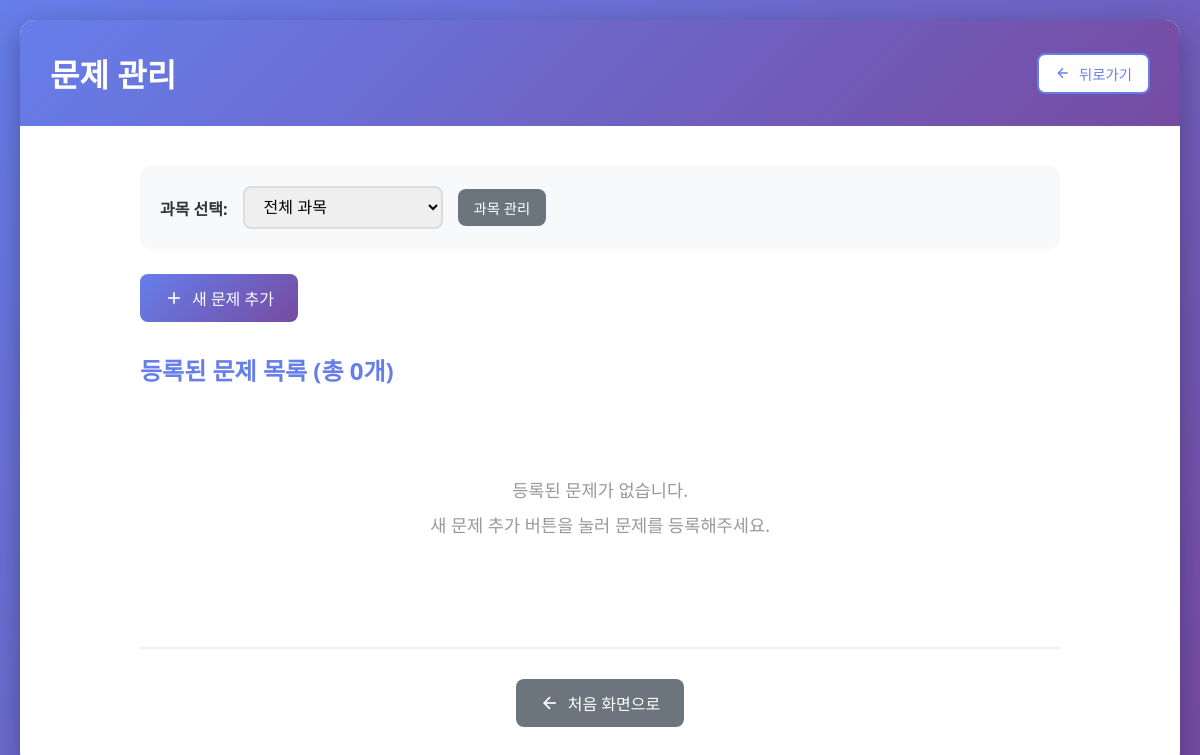
Before: /admin?subject_id=2 with the older database file.
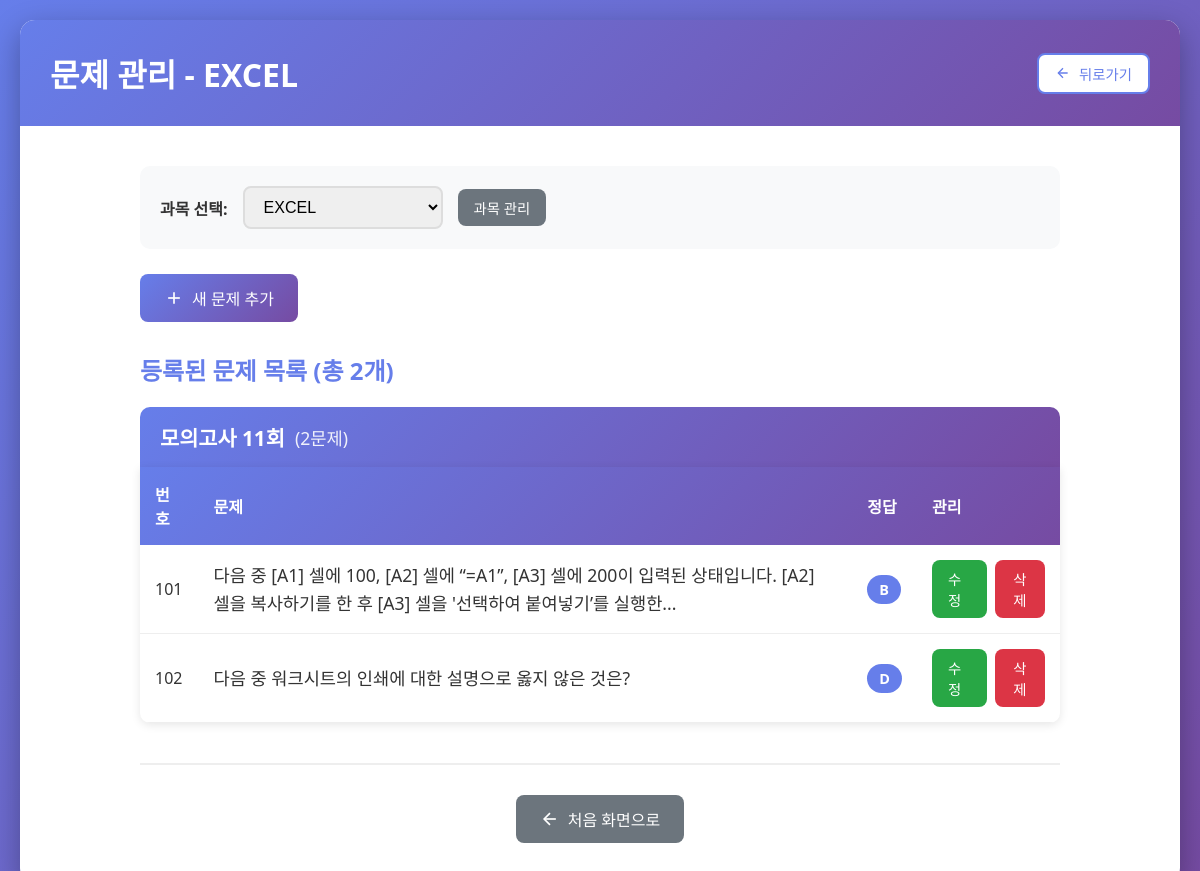
After: the same page with the newer database file.
### tables this page shows
CREATE TABLE subjects (
            id INTEGER PRIMARY KEY AUTOINCREMENT,
            name TEXT NOT NULL UNIQUE,
            description TEXT,
            created_at TIMESTAMP DEFAULT CURRENT_TIMESTAMP
        );

CREATE TABLE questions (
            id INTEGER PRIMARY KEY AUTOINCREMENT,
            question_text TEXT NOT NULL,
            option_a TEXT NOT NULL,
            option_b TEXT NOT NULL,
            option_c TEXT NOT NULL,
            option_d TEXT NOT NULL,
            correct_answer TEXT NOT NULL,
            explanation TEXT,
            explanation_image TEXT
        , exam_set INTEGER DEFAULT 1, question_image TEXT, option_a_image TEXT, option_b_image TEXT, option_c_image TEXT, option_d_image TEXT, explanation_images TEXT, subject_id INTEGER, explanation_video TEXT);

### app.py (the view, shortened to what this page needs)
@app.route('/admin')
def admin():
    subject_id = request.args.get('subject_id', type=int)
    subjects = db.get_all_subjects()
    if subject_id:
        exam_sets = db.get_exam_sets_by_subject(subject_id)
        questions_by_set = {}
        for exam_set in exam_sets:
            questions_by_set[exam_set] = db.get_questions_by_subject_and_exam_set(subject_id, exam_set)
        questions = []
        for q_list in questions_by_set.values():
            questions.extend(q_list)
        current_subject = db.get_subject_by_id(subject_id)
    return render_template('admin.html',
                         questions=questions,
                         questions_by_set=questions_by_set,
                         exam_sets=exam_sets,
                         subjects=subjects,
                         current_subject=current_subject,
                         current_subject_id=subject_id)

### database.py (called while the page is built)
def get_all_subjects():
    conn = sqlite3.connect(DATABASE_PATH)
    conn.row_factory = sqlite3.Row
    cursor = conn.cursor()
    cursor.execute('SELECT * FROM subjects ORDER BY id')
    subjects = cursor.fetchall()
    conn.close()
    return subjects

def get_subject_by_id(subject_id):
    conn = sqlite3.connect(DATABASE_PATH)
    conn.row_factory = sqlite3.Row
    cursor = conn.cursor()
    cursor.execute('SELECT * FROM subjects WHERE id = ?', (subject_id,))
    subject = cursor.fetchone()
    conn.close()
    return subject

def get_exam_sets_by_subject(subject_id):
    conn = sqlite3.connect(DATABASE_PATH)
    cursor = conn.cursor()
    cursor.execute('SELECT DISTINCT exam_set FROM questions WHERE subject_id = ? ORDER BY exam_set',
                  (subject_id,))
    exam_sets = [row[0] for row in cursor.fetchall()]
    conn.close()
    return exam_sets

def get_questions_by_subject_and_exam_set(subject_id, exam_set):
    conn = sqlite3.connect(DATABASE_PATH)
    conn.row_factory = sqlite3.Row
    cursor = conn.cursor()
    cursor.execute('SELECT * FROM questions WHERE subject_id = ? AND exam_set = ? ORDER BY id',
                  (subject_id, exam_set))
    questions = cursor.fetchall()
    conn.close()
    return questions

### templates/admin.html (shortened to what this page needs)
<!DOCTYPE html>
<html lang="ko">
<head>
    <link rel="stylesheet" href="{{ url_for('static', filename='css/style.css') }}">
</head>
<body>
    <div class="container">
        <header>
            <h1>문제 관리{% if current_subject %} - {{ current_subject.name }}{% endif %}</h1>
            <nav>
                <a href="{{ url_for('index') }}" class="btn btn-small btn-back">
                    <svg width="16" height="16" viewBox="0 0 24 24" fill="none" stroke="currentColor" stroke-width="2">
                        <line x1="19" y1="12" x2="5" y2="12"></line>
                        <polyline points="12 19 5 12 12 5"></polyline>
                    </svg>
                    뒤로가기
                </a>
            </nav>
        </header>
        <main class="admin-content">
            <div class="subject-filter">
                <label for="subject-select">과목 선택:</label>
                <select id="subject-select" onchange="filterBySubject(this.value)">
                    <option value="">전체 과목</option>
                    {% for subject in subjects %}
                    <option value="{{ subject.id }}" {% if current_subject_id == subject.id %}selected{% endif %}>{{ subject.name }}</option>
                    {% endfor %}
                </select>
                <a href="{{ url_for('subjects') }}" class="btn btn-small btn-secondary">과목 관리</a>
            </div>
            <div class="admin-actions">
                <a href="{{ url_for('add_question') }}{% if current_subject_id %}?subject_id={{ current_subject_id }}{% endif %}" class="btn btn-primary">
                    <svg width="20" height="20" viewBox="0 0 24 24" fill="none" stroke="currentColor" stroke-width="2">
                        <line x1="12" y1="5" x2="12" y2="19"></line>
                        <line x1="5" y1="12" x2="19" y2="12"></line>
                    </svg>
                    새 문제 추가
                </a>
            </div>
            <div class="question-list">
                <h2>등록된 문제 목록 (총 {{ questions|length }}개)</h2>
                {% if questions %}
                    {% for exam_set in exam_sets %}
                    <div class="exam-set-group">
                        <h3 class="exam-set-title">
                            <span class="set-number">모의고사 {{ exam_set }}회</span>
                            <span class="set-count">({{ questions_by_set[exam_set]|length }}문제)</span>
                        </h3>
                        <table class="question-table">
                            <thead>
                                <tr>
                                    <th>번호</th>
                                    <th>문제</th>
                                    <th>정답</th>
                                    <th>관리</th>
                                </tr>
                            </thead>
                            <tbody>
                                {% for question in questions_by_set[exam_set] %}
                                <tr>
                                    <td>{{ question.id }}</td>
                                    <td class="question-text">{{ question.question_text.replace('\r\n', ' ').replace('\n', ' ').replace('\r', ' ')[:100] }}{% if question.question_text|length > 100 %}...{% endif %}</td>
                                    <td><span class="badge">{{ question.correct_answer }}</span></td>
                                    <td class="action-buttons">
                                        <a href="{{ url_for('edit_question', question_id=question.id) }}" class="btn btn-small btn-edit">수정</a>
                                        <form method="POST" action="{{ url_for('delete_question', question_id=question.id) }}" style="display: inline;" onsubmit="return confirm('정말 이 문제를 삭제하시겠습니까?');">
                                            <button type="submit" class="btn btn-small btn-delete">삭제</button>
                                        </form>
                                    </td>
                                </tr>
                                {% endfor %}
                            </tbody>
                        </table>
                    </div>
                    {% endfor %}
                {% else %}
                    <div class="empty-state">
                        <p>등록된 문제가 없습니다.</p>
                        <p>새 문제 추가 버튼을 눌러 문제를 등록해주세요.</p>
                    </div>
                {% endif %}
            </div>
            <div class="bottom-actions">
                <a href="{{ url_for('index') }}" class="btn btn-secondary">
                    <svg width="20" height="20" viewBox="0 0 24 24" fill="none" stroke="currentColor" stroke-width="2">
                        <line x1="19" y1="12" x2="5" y2="12"></line>
                        <polyline points="12 19 5 12 12 5"></polyline>
                    </svg>
                    처음 화면으로
                </a>
            </div>
        </main>
    </div>
</body>
</html>

### static/css/style.css (style rules this page uses)
* { margin: 0; padding: 0; box-sizing: border-box; }
body { font-family: 'Segoe UI', Tahoma, Geneva, Verdana, sans-serif; background: linear-gradient(135deg, #667eea 0%, #764ba2 100%); min-height: 100vh; padding: 20px; color: #333; }
.container { max-width: 1200px; margin: 0 auto; background: white; border-radius: 15px; box-shadow: 0 10px 30px rgba(0, 0, 0, 0.3); overflow: hidden; }
header { background: linear-gradient(135deg, #667eea 0%, #764ba2 100%); color: white; padding: 30px; display: flex; justify-content: space-between; align-items: center; }
header h1 { font-size: 2em; font-weight: 600; }
header nav { display: flex; gap: 10px; }
main { padding: 40px; }
.btn { display: inline-flex; align-items: center; gap: 8px; padding: 12px 24px; border: none; border-radius: 8px; font-size: 1em; font-weight: 500; text-decoration: none; cursor: pointer; transition: all 0.3s ease; }
.btn-primary { background: linear-gradient(135deg, #667eea 0%, #764ba2 100%); color: white; }
.btn-secondary { background: #6c757d; color: white; }
.btn-small { padding: 8px 16px; font-size: 0.9em; }
.btn-edit { background: #28a745; color: white; }
.btn-delete { background: #dc3545; color: white; }
.admin-content { max-width: 1000px; margin: 0 auto; }
.subject-filter { display: flex; align-items: center; gap: 15px; margin-bottom: 25px; padding: 20px; background: #f8f9fa; border-radius: 10px; flex-wrap: wrap; }
.subject-filter label { font-weight: 600; color: #333; }
.subject-filter select { padding: 10px 15px; border: 2px solid #ddd; border-radius: 8px; font-size: 1em; min-width: 200px; cursor: pointer; transition: border-color 0.3s; }
.admin-actions { margin-bottom: 30px; }
.bottom-actions { text-align: center; margin-top: 40px; padding-top: 30px; border-top: 2px solid #eee; }
.btn-back { background: white; color: #667eea; border: 2px solid #667eea; }
.question-list h2 { color: #667eea; margin-bottom: 20px; }
.exam-set-group { margin-bottom: 40px; }
.exam-set-title { background: linear-gradient(135deg, #667eea 0%, #764ba2 100%); color: white; padding: 15px 20px; border-radius: 10px 10px 0 0; font-size: 1.3em; display: flex; align-items: center; gap: 10px; margin-bottom: 0; }
.set-number { font-weight: 700; }
.set-count { font-size: 0.85em; opacity: 0.9; font-weight: 500; }
.exam-set-group .question-table { border-radius: 0 0 10px 10px; }
.question-table { width: 100%; border-collapse: collapse; background: white; border-radius: 10px; overflow: hidden; box-shadow: 0 2px 10px rgba(0, 0, 0, 0.1); }
.question-table thead { background: linear-gradient(135deg, #667eea 0%, #764ba2 100%); color: white; }
.question-table th, .question-table td { padding: 15px; text-align: left; }
.question-table th { font-weight: 600; }
.question-table tbody tr { border-bottom: 1px solid #eee; }
.question-text { word-wrap: break-word; overflow-wrap: break-word; word-break: keep-all; white-space: normal; }
.badge { display: inline-block; padding: 5px 12px; background: #667eea; color: white; border-radius: 20px; font-weight: 600; font-size: 0.9em; }
.action-buttons { display: flex; gap: 8px; }
.question-text { font-size: 1.1em; font-weight: 500; margin-bottom: 20px; line-height: 1.6; color: #333; word-wrap: break-word; overflow-wrap: break-word; word-break: keep-all; white-space: normal; }

Changed rows visible on the page:
added subjects: name "EXCEL"
added questions: id "101", question_text.replace "다음 중 [A1] 셀에 100, [A2] 셀에 “=A1”, [A3] 셀에 200이 입력된 상태입니다. [A2] 셀을 복사하기를 한 후 [A3] 셀을 '선택하여 붙여넣기’를 실행한", correct_answer "B"
added questions: id "102", question_text.replace "다음 중 워크시트의 인쇄에 대한 설명으로 옳지 않은 것은?", correct_answer "D"
Other visible differences:
form field value: "전체 과목" → "EXCEL"
{{ questions|length }}: "0" → "2"
text no longer shown: "등록된 문제가 없습니다. 새 문제 추가 버튼을 눌러 문제를 등록해주세요."
new list line: "모의고사 11 회 ( 2 문제) 번호 문제 정답 관리"
